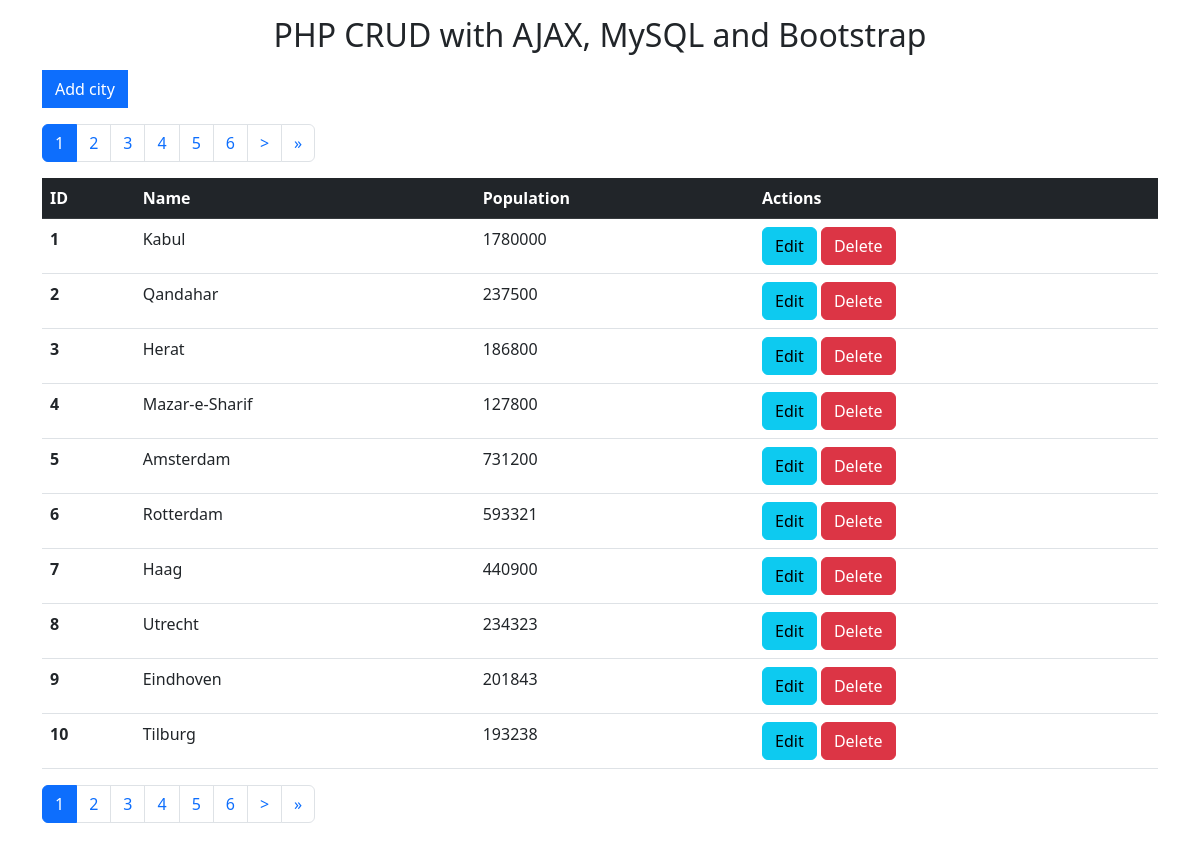
The page / on the database its author committed.
### tables this page shows
CREATE TABLE IF NOT EXISTS `city` (
  `id` int(10) UNSIGNED NOT NULL AUTO_INCREMENT,
  `name` varchar(255) NOT NULL,
  `population` int(10) UNSIGNED NOT NULL,
  PRIMARY KEY (`id`)
);

### index.php (called while the page is built)
<?php
$config = require_once 'config.php';
require_once 'funcstions.php';
require_once 'classes/Db.php';
require_once 'classes/Pagination.php';
$db = (Db::getInstance())->getConnection($config['db']);
$page = $_GET['page'] ?? 1;
$per_page = $config['per_page'];
$total = get_count('city');
$pagination = new Pagination((int)$page, $per_page, $total);
$start = $pagination->get_start();
$cities = get_cities($start, $per_page);
require_once 'views/index.tpl.php';

### config.php (called while the page is built)
<?php
return [
    'db' => [
        'host' => 'localhost',
        'dbname' => 'world2',
        'username' => 'root',
        'password' => 'root',
        'charset' => 'utf8',
        'options' => [
            PDO::ATTR_DEFAULT_FETCH_MODE => PDO::FETCH_ASSOC,
        ],
    ],
    'per_page' => 10,
];

### classes/Db.php (called while the page is built, shortened)
<?php
class Db
{
    private static $instance = null;
    private $connection;
    private PDOStatement $stmt;
    public static function getInstance()
    {
        if (self::$instance === null) {
            self::$instance = new self();
        }
        return self::$instance;
    }
    public function getConnection(array $db_config)
    {
        $dsn = "mysql:host={$db_config['host']};dbname={$db_config['dbname']};charset={$db_config['charset']}";
        try {
            $this->connection = new PDO($dsn, $db_config['username'], $db_config['password'], $db_config['options']);
            return $this;
        } catch (PDOException $e) {
            echo "DB Error: {$e->getMessage()}";
            die;
        }
    }
    public function query($query, $params = [])
    {
        $this->stmt = $this->connection->prepare($query);
        try {
            $this->stmt->execute($params);
        } catch (PDOException $e) {
            return false;
        }
        return $this;
    }
    public function findAll()
    {
        return $this->stmt->fetchAll();
    }
    public function findColumn()
    {
        return $this->stmt->fetchColumn();
    }
}

### funcstions.php (called while the page is built, shortened)
<?php
function get_count(string $table): int
{
    global $db;
    return $db->query("SELECT COUNT(*) FROM {$table}")->findColumn();
}
function get_cities(int $start, int $per_page): array
{
    global $db;
    return $db->query("SELECT * FROM city LIMIT $start, $per_page")->findAll();
}

### views/index-content.tpl.php (the view)
<?php if (!empty($cities)): ?>
    <?= $pagination ?>
    <table class="table table-hover">
        <thead class="table-dark">
        <tr>
            <th scope="col">ID</th>
            <th scope="col">Name</th>
            <th scope="col">Population</th>
            <th scope="col">Actions</th>
        </tr>
        </thead>
        <tbody>
        <?php foreach ($cities as $city): ?>
            <tr id="city-<?= $city['id'] ?>">
                <th scope="row"><?= $city['id'] ?></th>
                <td><?= $city['name'] ?></td>
                <td><?= $city['population'] ?></td>
                <td>
                    <button class="btn btn-info btn-edit" data-id="<?= $city['id'] ?>"
                            data-bs-toggle="modal" data-bs-target="#editCity">Edit
                    </button>
                    <button class="btn btn-danger btn-delete" data-id="<?= $city['id'] ?>">Delete</button>
                </td>
            </tr>
        <?php endforeach; ?>
        </tbody>
    </table>
    <?= $pagination ?>
<?php else: ?>
    <p>Cities not found...</p>
<?php endif; ?>

### views/index.tpl.php (shortened to what this page needs)
<!doctype html>
<html lang="en">
<head>
    <link rel="stylesheet" href="https://cdn.jsdelivr.net/npm/bootstrap@5.3.0-alpha3/dist/css/bootstrap.min.css">
</head>
<body>
<div class="container">
    <div class="row">
        <div class="col-12">
            <h1 class="text-center h2 my-3">PHP CRUD with AJAX, MySQL and Bootstrap</h1>
        </div>
    </div>
    <div class="row">
        <div class="col-12">
            <button class="btn btn-primary rounded-0 btn-add" data-bs-toggle="modal" data-bs-target="#addCity">Add
                city
            </button>
        </div>
        <div class="table-responsive my-3">
            <?php require_once 'views/index-content.tpl.php' ?>
        </div>
    </div>
</div>
</body>
</html>

### classes/Pagination.php (shortened to what this page needs)
<?php
class Pagination
{
    public int $count_pages = 1;
    public int $current_page = 1;
    public string $uri = '';
    public int $mid_size = 5;
    public int $all_pages = 10;
    public function __construct(
        public int $page = 1,
        public int $per_page = 1,
        public int $total = 1
    )
    {
        $this->count_pages = $this->get_count_pages();
        $this->current_page = $this->get_current_page();
        $this->uri = $this->get_params();
        $this->mid_size = $this->get_mid_size();
    }
    public function get_mid_size(): int
    {
        return $this->count_pages <= $this->all_pages ? $this->count_pages : $this->mid_size;
    }
    public function get_start(): int
    {
        return ($this->current_page - 1) * $this->per_page;
    }
    public function get_count_pages(): int
    {
        return ceil($this->total / $this->per_page) ?: 1;
    }
    public function get_current_page(): int
    {
        return $this->page;
    }
    public function get_params(): string
    {
        $url = $_SERVER['REQUEST_URI'];
        $url = explode('?', $url);
        $uri = $url[0];
        return $uri;
    }
    public function get_html(): string
    {
        $back = '';
        $forward = '';
        $start_page = '';
        $end_page = '';
        $pages_left = '';
        $pages_right = '';
        if ($this->current_page < $this->count_pages) {
            $forward = "<li class='page-item'><a class='page-link' data-page='" . $this->current_page + 1 . "' href='" . $this->get_link($this->current_page + 1) . "'>&gt;</a></li>";
        }
        if ($this->current_page < ($this->count_pages - $this->mid_size)) {
            $end_page = "<li class='page-item'><a class='page-link' data-page='" . $this->count_pages . "' href='" . $this->get_link($this->count_pages) . "'>&raquo;</a></li>";
        }
        for ($i = $this->mid_size; $i > 0; $i--) {
            if ($this->current_page - $i > 0) {
                $pages_left .= "<li class='page-item'><a class='page-link' data-page='" . $this->current_page - $i . "' href='" . $this->get_link($this->current_page - $i) . "'>" . ($this->current_page - $i) . "</a></li>";
            }
        }
        for ($i = 1; $i <= $this->mid_size; $i++) {
            if ($this->current_page + $i <= $this->count_pages) {
                $pages_right .= "<li class='page-item'><a class='page-link' data-page='" . $this->current_page + $i . "' href='" . $this->get_link($this->current_page + $i) . "'>" . ($this->current_page + $i) . "</a></li>";
            }
        }
        return '<nav aria-label="Page navigation example"><ul class="pagination">' . $start_page . $back . $pages_left . '<li class="page-item active"><a class="page-link">' . $this->current_page . '</a></li>' . $pages_right . $forward . $end_page . '</ul></nav>';
    }
    public function get_link($page): string
    {
        if (str_contains($this->uri, '&')) {
            return "{$this->uri}page={$page}";
        } else {
            if (str_contains($this->uri, '?')) {
                return "{$this->uri}page={$page}";
            } else {
                return "{$this->uri}?page={$page}";
            }
        }
    }
    public function __toString(): string
    {
        return $this->get_html();
    }
}

### rows shown on the page
city: id "1", name "Kabul", population "1780000"
city: id "2", name "Qandahar", population "237500"
city: id "3", name "Herat", population "186800"
city: id "4", name "Mazar-e-Sharif", population "127800"
city: id "5", name "Amsterdam", population "731200"
city: id "6", name "Rotterdam", population "593321"
city: id "7", name "Haag", population "440900"
city: id "8", name "Utrecht", population "234323"
city: id "9", name "Eindhoven", population "201843"
city: id "10", name "Tilburg", population "193238"

### other values the page prints
$this->current_page "1 1"
$this->current_page + $i "2"
$this->current_page + $i "3"
$this->current_page + $i "4"
$this->current_page + $i "5"
$this->current_page + $i "6"
